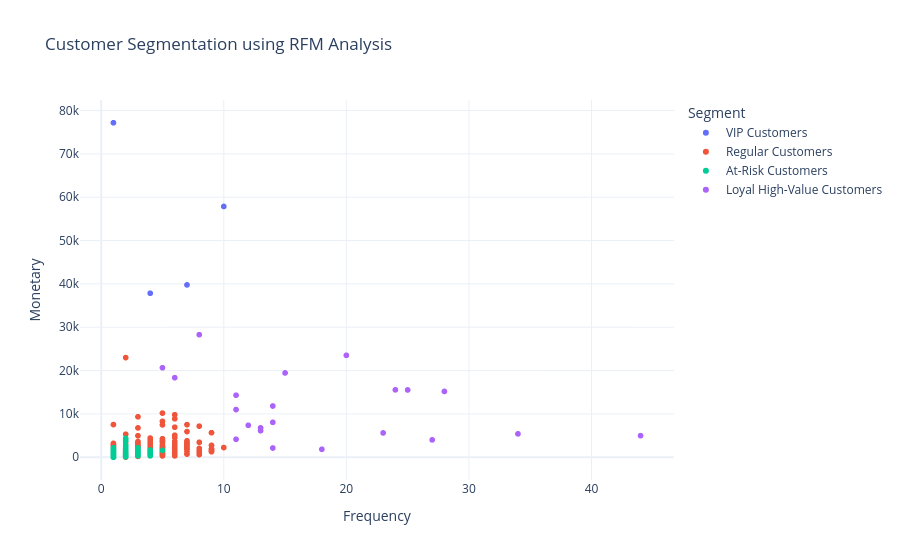

Notebook cell for this chart:
### Markdown cell above
## Scatter Plot

### Code cell
fig = px.scatter(
    rfm,
    x="Frequency",
    y="Monetary",
    color="Segment",
    hover_data=["Customer ID", "Recency"],git add ..
    title="Customer Segmentation using RFM Analysis"
)

fig.update_layout(template="plotly_white")

fig.show()

### Figure 1 — Plotly figure (JSON) as saved in the notebook; plotly's stock layout.template omitted (floating-point values rounded to 4 significant figures; data arrays with more than 128 entries replaced by an {"elided": "..."} marker saying what was removed)
{"data": [{"customdata": [[12350.0, 48.0], [12420.0, 4.0], [14650.0, 12.0], [18100.0, 4.0]], "hovertemplate": "Segment=VIP Customers<br>Frequency=%{x}<br>Monetary=%{y}<br>Customer ID=%{customdata[0]}<br>Recency=%{customdata[1]}<extra></extra>", "legendgroup": "VIP Customers", "marker": {"color": "#636efa", "symbol": "circle"}, "mode": "markers", "name": "VIP Customers", "showlegend": true, "type": "scattergl", "x": [1, 4, 10, 7], "xaxis": "x", "y": [77180.0, 37840.0, 57870.0, 39770.0], "yaxis": "y"}, {"customdata": {"elided": "1137x2 float values"}, "hovertemplate": "Segment=Regular Customers<br>Frequency=%{x}<br>Monetary=%{y}<br>Customer ID=%{customdata[0]}<br>Recency=%{customdata[1]}<extra></extra>", "legendgroup": "Regular Customers", "marker": {"color": "#EF553B", "symbol": "circle"}, "mode": "markers", "name": "Regular Customers", "showlegend": true, "type": "scattergl", "x": {"elided": "1137 int values"}, "xaxis": "x", "y": {"elided": "1137 float values"}, "yaxis": "y"}, {"customdata": {"elided": "603x2 float values"}, "hovertemplate": "Segment=At-Risk Customers<br>Frequency=%{x}<br>Monetary=%{y}<br>Customer ID=%{customdata[0]}<br>Recency=%{customdata[1]}<extra></extra>", "legendgroup": "At-Risk Customers", "marker": {"color": "#00cc96", "symbol": "circle"}, "mode": "markers", "name": "At-Risk Customers", "showlegend": true, "type": "scattergl", "x": {"elided": "603 int values"}, "xaxis": "x", "y": {"elided": "603 float values"}, "yaxis": "y"}, {"customdata": [[12750.0, 6.0], [12970.0, 6.0], [13090.0, 12.0], [13690.0, 3.0], [13770.0, 7.0], [13780.0, 10.0], [13800.0, 9.0], [14160.0, 5.0], [14300.0, 10.0], [14530.0, 6.0], [14610.0, 5.0], [14910.0, 2.0], [15040.0, 7.0], [15060.0, 4.0], [15310.0, 2.0], [16010.0, 24.0], [16030.0, 14.0], [16420.0, 7.0], [17450.0, 55.0], [17510.0, 12.0], [17840.0, 3.0], [17850.0, 94.0]], "hovertemplate": "Segment=Loyal High-Value Customers<br>Frequency=%{x}<br>Monetary=%{y}<br>Customer ID=%{customdata[0]}<br>Recency=%{customdata[1]}<extra></extra>", "legendgroup": "Loyal High-Value Customers", "marker": {"color": "#ab63fa", "symbol": "circle"}, "mode": "markers", "name": "Loyal High-Value Customers", "showlegend": true, "type": "scattergl", "x": [44, 18, 24, 11, 11, 14, 11, 8, 14, 14, 27, 25, 13, 20, 28, 12, 15, 13, 5, 6, 23, 34], "xaxis": "x", "y": [4984.0, 1837.0, 15560.0, 14320.0, 4144.0, 8063.0, 11000.0, 28280.0, 11820.0, 2132.0, 4013.0, 15520.0, 6130.0, 23520.0, 15190.0, 7371.0, 19450.0, 6781.0, 20650.0, 18360.0, 5612.0, 5391.0], "yaxis": "y"}], "layout": {"legend": {"title": {"text": "Segment"}, "tracegroupgap": 0}, "title": {"text": "Customer Segmentation using RFM Analysis"}, "xaxis": {"anchor": "y", "domain": [0, 1], "title": {"text": "Frequency"}}, "yaxis": {"anchor": "x", "domain": [0, 1], "title": {"text": "Monetary"}}}}
